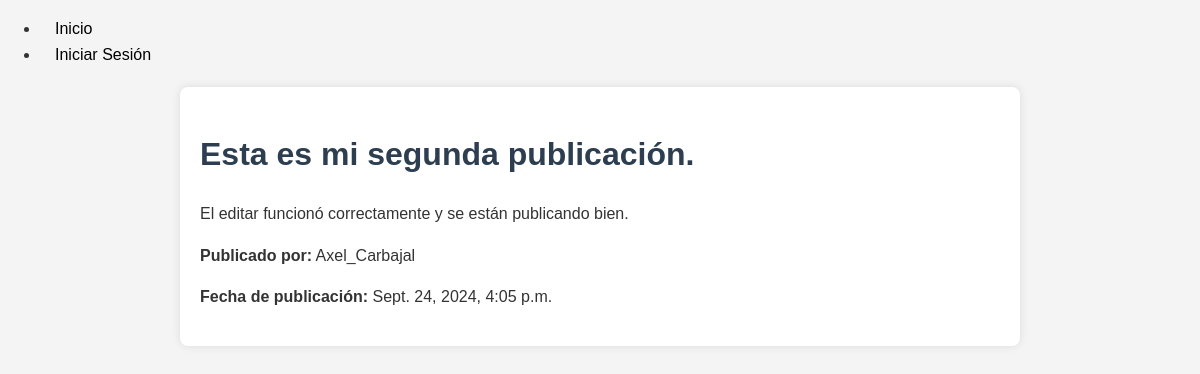
Page /posts/2/ on the committed database.
### post/models.py (models this page shows, shortened)
class Post(models.Model):
    title = models.CharField(max_length=200)
    content = models.TextField()
    pub_date = models.DateTimeField(auto_now_add=True)
    author = models.ForeignKey(User, on_delete=models.CASCADE)

### post/views.py (the view)
# urls.py: path('<int:id>/', views.post_detail, name='post_detail'),  # Ver detalle de publicación
def post_detail(request, id):
    post = get_object_or_404(Post, id=id)
    return render(request, 'post_detail.html', {'post': post})

### post/templates/post_detail.html (shortened to what this page needs)
{% extends 'base.html' %}
{% block content %}
    <h1>{{ post.title }}</h1>
    <p>{{ post.content }}</p>
    <p><strong>Publicado por:</strong> {{ post.author }}</p>
    <p><strong>Fecha de publicación:</strong> {{ post.pub_date }}</p>
{% endblock %}

### post/static/styles.css (style rules this page uses)
body { font-family: Arial, sans-serif; line-height: 1.6; margin: 0; padding: 0; background-color: #f4f4f4; color: #333; }
h1, h2, h3 { color: #2c3e50; }

### rows in the picture
Post: title "Esta es mi segunda publicación.", content "El editar funcionó correctamente y se están publicando bien.", author "Axel_Carbajal", pub_date "Sept. 24, 2024, 4:05 p.m."
